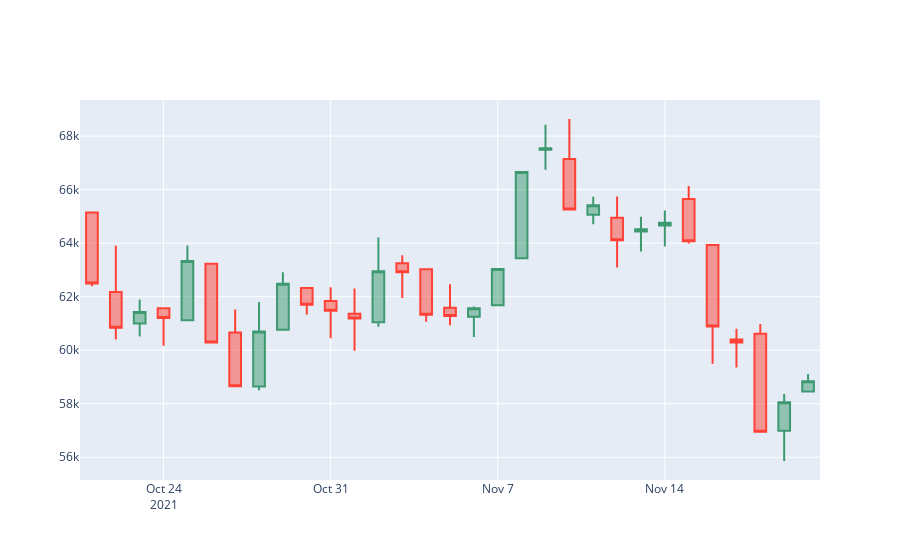

The notebook cell this image was saved under:
### Code cell
fig = go.Figure(data=[go.Candlestick(x=candlestick_data['date'],
                open=candlestick_data['Price']['first'], 
                high=candlestick_data['Price']['max'],
                low=candlestick_data['Price']['min'], 
                close=candlestick_data['Price']['last'])])
fig.update_layout(xaxis_rangeslider_visible=False)
